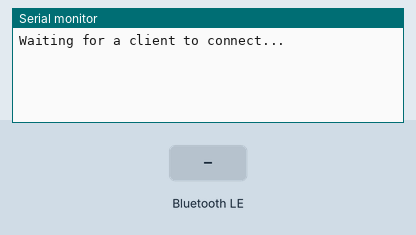
Bench run of a program on a simulated ESP32. On the bench: the last lines printed to the serial monitor. Inputs (shaded band) come from the test bench. A WiFi scan finds three made-up networks; nothing arrives over Bluetooth unless stated; a phone connects over Bluetooth LE 3 s after start.

Above: at 1.2 s.
1.3 s: Bluetooth LE write "SCAN" received
At 2.0 s:
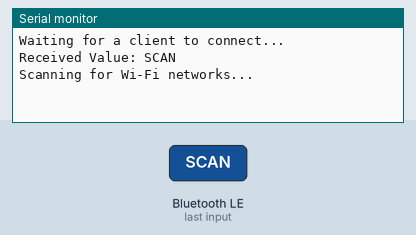
2.8 s: Bluetooth LE write "1" received
At 4.5 s:
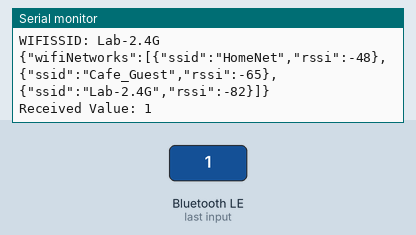
4.9 s: Bluetooth LE write "SCAN" received
At 8.4 s:
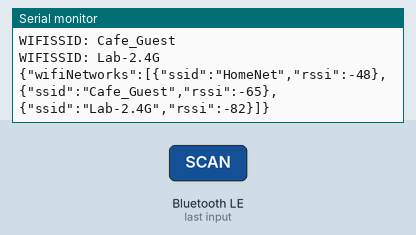

The program:

main.cpp
```cpp
#include <Arduino.h>
#include <NimBLEDevice.h>
#include <WiFi.h>

#define SERVICE_UUID "b2bbc642-ad5a-12ed-b878-0242ac120000"
#define CHARACTERISTIC_UUID "c9af9c76-ad5a-11ed-b879-0242ac120000"

// Function prototype
String scanWiFiNetworks();
bool connectToWifi(String ssid, String password);


class MyCallbacks : public NimBLECharacteristicCallbacks {
    void onWrite(NimBLECharacteristic* pCharacteristic) {
        std::string value = pCharacteristic->getValue();
        Serial.print("Received Value: ");
        Serial.println(value.c_str());

        if (value == "SCAN") {
    Serial.println("Scanning for Wi-Fi networks...");
    String result = scanWiFiNetworks();  // Get the scan results
    Serial.println(result);  // Log the result to ensure it’s correct

    // Prepare the result for sending as a char array
    String prefixedResult = "ALLWIFIS:" + result; // Prefix the result
    char buffer[512];  // Ensure it's big enough to hold the JSON
    prefixedResult.toCharArray(buffer, sizeof(buffer));  // Convert String to char array
    pCharacteristic->setValue(buffer);  // Set the results back to the client
    pCharacteristic->notify();  // Notify the client about the new value
}

if (value.find("CONNECT:") == 0) {
    // Extract the SSID and password from the connection string
    std::string connectCommand = value.substr(8);  // Remove the "CONNECT:" part

    // Find the positions of the SSID and password delimiter ":"
    int delimiterPos = connectCommand.find(":");
    if (delimiterPos != std::string::npos) {
        String ssid = String(connectCommand.substr(0, delimiterPos).c_str());
        String password = String(connectCommand.substr(delimiterPos + 1).c_str());

        Serial.print("Connecting to Wi-Fi SSID: ");
        Serial.println(ssid);
        Serial.println("Attempting to connect to Wi-Fi...");

        bool success = connectToWifi(ssid, password);
        String status = ""; // Try connecting to Wi-Fi
        if(success){
            status = "STATUS: Connected (PK:" + WiFi.macAddress() + ")";
        }else{
            status = "STATUS: Failed";
        }
        Serial.print("MAC: " + WiFi.macAddress());
        // Prefix with STATUS
        Serial.println(status);
        char buffer[128];  // Ensure it's big enough to hold the JSON
        status.toCharArray(buffer, sizeof(buffer));  // Convert String to char array
        pCharacteristic->setValue(buffer);
        pCharacteristic->notify();  // Notify the client about the new value
    }
}

    }
};
bool connectToWifi(String ssid, String password) {

    WiFi.begin(ssid.c_str(), password.c_str());

    int maxRetries = 10;
    while (WiFi.status() != WL_CONNECTED && maxRetries > 0) {
        delay(1000);
        Serial.println("Connecting to Wi-Fi...");
        maxRetries--;
    }

    return WiFi.status() == WL_CONNECTED;
}
String scanWiFiNetworks() {
    WiFi.mode(WIFI_STA);
    String result = "{\"wifiNetworks\":[";
    int n = WiFi.scanNetworks(false, true);  // Scan for Wi-Fi networks
    int addedNetworks = 0;  // Track how many networks we've added to the result

    for (int i = 0; i < n && addedNetworks < 5; i++) {
        String ssid = WiFi.SSID(i);

        // Log each SSID for debugging
        Serial.println("WIFISSID: " + ssid);

        // Skip if the SSID is empty
        if (ssid == "") {
            continue;
        }

        // Add a comma if this is not the first network in the list
        if (addedNetworks > 0) {
            result += ",";
        }

        // Append network info to the JSON result
        result += "{\"ssid\":\"" + ssid + "\",\"rssi\":" + String(WiFi.RSSI(i)) + "}";
        addedNetworks++;  // Increment the count of added networks
    }

    result += "]}";
    return result;  // Return the formatted results as a JSON string
}


void setup() {
    Serial.begin(115200);
    NimBLEDevice::init("MyESP");
    NimBLEServer *pServer = NimBLEDevice::createServer();
    NimBLEService *pService = pServer->createService(SERVICE_UUID);

    NimBLECharacteristic *pCharacteristic = pService->createCharacteristic(
        CHARACTERISTIC_UUID,
        NIMBLE_PROPERTY::READ | NIMBLE_PROPERTY::WRITE | NIMBLE_PROPERTY::NOTIFY
    );

    pCharacteristic->setCallbacks(new MyCallbacks());
    pCharacteristic->setValue("Hello BLE"); // Initial value
    pService->start();

    NimBLEAdvertising *pAdvertising = NimBLEDevice::getAdvertising();
    pAdvertising->addServiceUUID(SERVICE_UUID);
    pAdvertising->start();

    Serial.println("Waiting for a client to connect...");
}

void loop() {
    delay(1000);
}
```

Measured:
- after the input at 1.3 s, the serial monitor: prints a new line after 0.05 s (image 1)
- after the input at 2.8 s, the serial monitor: prints a new line after 0.61 s (image 2)
- after the input at 4.9 s, the serial monitor: prints a new line at once (image 3)
